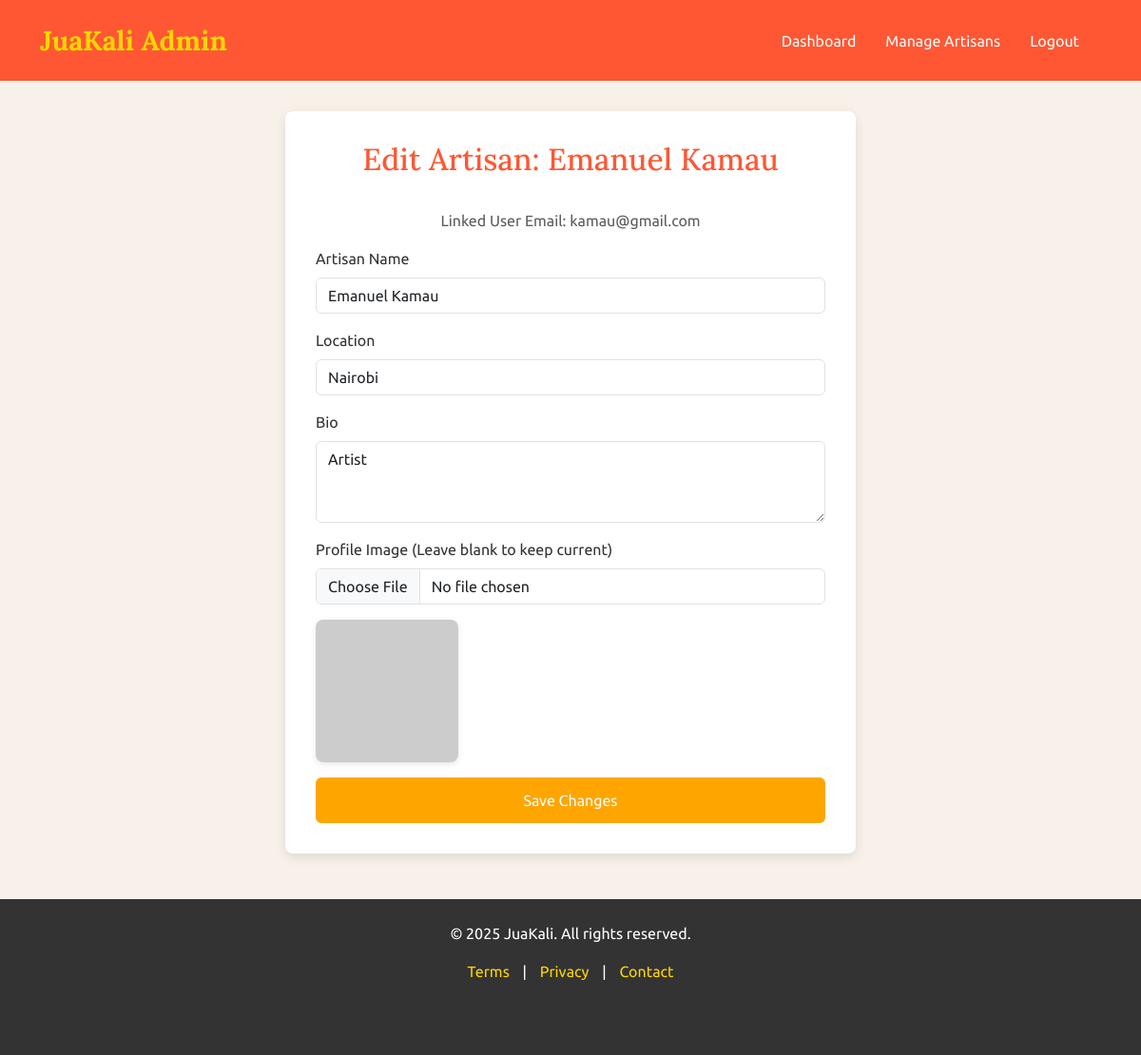
The page /admin/admin-artisan-edit.php?id=3 (signed in) on the database its author committed.
### tables this page shows
CREATE TABLE `artisans` (
  `id` int(11) NOT NULL,
  `name` varchar(100) NOT NULL,
  `bio` text DEFAULT NULL,
  `location` varchar(100) DEFAULT NULL,
  `created_at` timestamp NOT NULL DEFAULT current_timestamp(),
  `image_url` varchar(255) DEFAULT NULL,
  `average_rating` decimal(3,2) DEFAULT 0.00,
  `user_id` int(11) DEFAULT NULL,
  `is_featured` tinyint(1) DEFAULT 0,
  `status` varchar(20) NOT NULL DEFAULT 'active'
);

CREATE TABLE `users` (
  `id` int(11) NOT NULL,
  `name` varchar(100) NOT NULL,
  `email` varchar(100) NOT NULL,
  `password` varchar(255) NOT NULL,
  `phone` varchar(15) DEFAULT NULL,
  `address` text DEFAULT NULL,
  `created_at` timestamp NOT NULL DEFAULT current_timestamp(),
  `is_artisan` tinyint(1) DEFAULT 0,
  `status` varchar(20) NOT NULL DEFAULT 'active'
);

### admin/admin-artisan-edit.php (the view, shortened to what this page needs)
<?php
require_once '../functions.php';
$artisan = null;
if (isset($_GET['id'])) {
    $artisan_id = filter_input(INPUT_GET, 'id', FILTER_VALIDATE_INT);
    if ($artisan_id) {
        $stmt = $pdo->prepare("SELECT a.*, u.email AS user_email FROM artisans a JOIN users u ON a.user_id = u.id WHERE a.id = ?");
        $stmt->execute([$artisan_id]);
        $artisan = $stmt->fetch();
    } else {
        $_SESSION['error_message'] = "Invalid artisan ID.";
        header("Location: admin-dashboard.php?tab=artisans");
        exit();
    }
} else {
    $_SESSION['error_message'] = "No artisan ID provided for editing.";
    header("Location: admin-dashboard.php?tab=artisans");
    exit();
}
?>
<!DOCTYPE html>
<html lang="en">
<head>
    <link href="https://cdn.jsdelivr.net/npm/bootstrap@5.3.0/dist/css/bootstrap.min.css" rel="stylesheet">
</head>
<body>
    <nav class="navbar navbar-expand-lg">
        <div class="container">
            <a class="navbar-brand" href="admin-dashboard.php">JuaKali Admin</a>
            <div class="collapse navbar-collapse" id="navbarNav">
                <ul class="navbar-nav ms-auto">
                    <li class="nav-item"><a class="nav-link" href="admin-dashboard.php?tab=overview">Dashboard</a></li>
                    <li class="nav-item"><a class="nav-link" href="admin-dashboard.php?tab=artisans">Manage Artisans</a></li>
                    <li class="nav-item"><a class="nav-link" href="../logout.php">Logout</a></li>
                </ul>
            </div>
        </div>
    </nav>
    <div class="container form-container">
        <h2>Edit Artisan: <?php echo htmlspecialchars($artisan['name'] ?? ''); ?></h2>
        <p class="text-muted text-center">Linked User Email: <?php echo htmlspecialchars($artisan['user_email'] ?? 'N/A'); ?></p>
        <?php if ($artisan): ?>
            <form method="POST" enctype="multipart/form-data">
                <div class="mb-3">
                    <label for="name" class="form-label">Artisan Name</label>
                    <input type="text" class="form-control" id="name" name="name" value="<?php echo htmlspecialchars($artisan['name'] ?? ''); ?>" required>
                </div>
                <div class="mb-3">
                    <label for="location" class="form-label">Location</label>
                    <input type="text" class="form-control" id="location" name="location" value="<?php echo htmlspecialchars($artisan['location'] ?? ''); ?>">
                </div>
                <div class="mb-3">
                    <label for="bio" class="form-label">Bio</label>
                    <textarea class="form-control" id="bio" name="bio" rows="3"><?php echo htmlspecialchars($artisan['bio'] ?? ''); ?></textarea>
                </div>
                <div class="mb-3">
                    <label for="image" class="form-label">Profile Image (Leave blank to keep current)</label>
                    <input type="file" class="form-control" id="image" name="image" accept="image/*">
                    <?php if ($artisan['image_url']): ?>
                        <img id="imagePreview" src="<?php echo htmlspecialchars($artisan['image_url']); ?>" alt="Current Artisan Image" style="max-width: 200px; height: auto; margin-top: 0.5rem; border-radius: 8px; border: 1px solid #ddd;">
                    <?php else: ?>
                        <img id="imagePreview" src="https://placehold.co/150x150/cccccc/333333?text=No+Image" alt="No Image" style="display: block;">
                    <?php endif; ?>
                </div>
                <button type="submit" class="btn btn-custom">Save Changes</button>
            </form>
        <?php else: ?>
            <p class="text-center">Artisan details could not be loaded. Please return to the <a href="admin-dashboard.php?tab=artisans">artisans list</a>.</p>
        <?php endif; ?>
    </div>
    <footer>
        <div class="container">
            <p>© 2025 JuaKali. All rights reserved.</p>
            <div class="mt-2">
                <a href="terms.php">Terms</a> |
                <a href="privacy.php">Privacy</a> |
                <a href="contact.php">Contact</a>
            </div>
            <div class="social-icons mt-3">
            </div>
        </div>
    </footer>
</body>
</html>

### admin/admin-artisan-edit.php (style rules this page uses)
body { font-family: 'Ubuntu', sans-serif; background-color: #f8f1e9; color: #333; }
.navbar { background-color: #FF5733; padding: 1rem 0; }
.navbar-brand { color: #FFD700 !important; font-family: 'Lora', serif; font-size: 1.8rem; font-weight: bold; }
.navbar-nav .nav-link { color: #fff !important; margin-right: 15px; }
.form-container { background-color: #fff; padding: 2rem; border-radius: 8px; box-shadow: 0 4px 12px rgba(0,0,0,0.1); margin-top: 2rem; max-width: 600px; margin-left: auto; margin-right: auto; }
h2 { font-family: 'Lora', serif; color: #FF5733; text-align: center; margin-bottom: 2rem; }
.btn-custom { background-color: #FFA500; color: #fff; border: none; width: 100%; padding: 0.75rem; font-size: 1rem; min-height: 48px; }
footer { background-color: #333; color: #fff; padding: 1.5rem 0; text-align: center; margin-top: 3rem; }
footer a { color: #FFD700; text-decoration: none; margin: 0 10px; }
#imagePreview { max-width: 150px; height: auto; margin-top: 1rem; border-radius: 8px; box-shadow: 0 2px 6px rgba(0,0,0,0.1); }

### rows shown on the page
artisans: name "Emanuel Kamau", user.email "kamau@gmail.com", location "Nairobi", bio "Artist"
